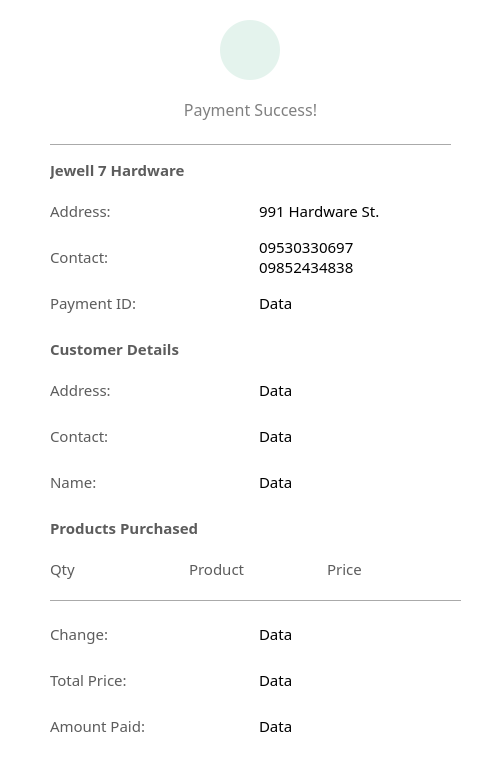
<?xml version="1.0" encoding="UTF-8"?>
<ui version="4.0">
 <class>Receipt</class>
 <widget class="QMainWindow" name="Receipt">
  <property name="geometry">
   <rect>
    <x>0</x>
    <y>0</y>
    <width>500</width>
    <height>781</height>
   </rect>
  </property>
  <property name="minimumSize">
   <size>
    <width>500</width>
    <height>700</height>
   </size>
  </property>
  <property name="maximumSize">
   <size>
    <width>500</width>
    <height>800</height>
   </size>
  </property>
  <property name="windowTitle">
   <string>RECEIPT</string>
  </property>
  <property name="styleSheet">
   <string notr="true">background-color:#f0f0f0;</string>
  </property>
  <widget class="QWidget" name="centralwidget">
   <widget class="QWidget" name="widget" native="true">
    <property name="geometry">
     <rect>
      <x>-50</x>
      <y>-10</y>
      <width>671</width>
      <height>791</height>
     </rect>
    </property>
    <property name="maximumSize">
     <size>
      <width>671</width>
      <height>16777215</height>
     </size>
    </property>
    <property name="styleSheet">
     <string notr="true">background-color:#ffffff;
</string>
    </property>
    <widget class="QLabel" name="label_3">
     <property name="geometry">
      <rect>
       <x>270</x>
       <y>30</y>
       <width>60</width>
       <height>60</height>
      </rect>
     </property>
     <property name="minimumSize">
      <size>
       <width>60</width>
       <height>60</height>
      </size>
     </property>
     <property name="maximumSize">
      <size>
       <width>60</width>
       <height>60</height>
      </size>
     </property>
     <property name="styleSheet">
      <string notr="true">background-color:#e4f3ed;
border-radius:30px;
</string>
     </property>
     <property name="text">
      <string/>
     </property>
     <property name="pixmap">
      <pixmap resource="logo.qrc">:/Icon/icons8-success-40.png</pixmap>
     </property>
     <property name="scaledContents">
      <bool>false</bool>
     </property>
     <property name="alignment">
      <set>Qt::AlignCenter</set>
     </property>
    </widget>
    <widget class="QWidget" name="layoutWidget">
     <property name="geometry">
      <rect>
       <x>100</x>
       <y>90</y>
       <width>401</width>
       <height>71</height>
      </rect>
     </property>
     <layout class="QVBoxLayout" name="verticalLayout">
      <property name="bottomMargin">
       <number>0</number>
      </property>
      <item>
       <widget class="QLabel" name="label">
        <property name="minimumSize">
         <size>
          <width>0</width>
          <height>50</height>
         </size>
        </property>
        <property name="maximumSize">
         <size>
          <width>16777215</width>
          <height>50</height>
         </size>
        </property>
        <property name="font">
         <font>
          <family>Century Gothic</family>
          <pointsize>12</pointsize>
         </font>
        </property>
        <property name="styleSheet">
         <string notr="true">color:gray;</string>
        </property>
        <property name="text">
         <string>Payment Success!</string>
        </property>
        <property name="alignment">
         <set>Qt::AlignCenter</set>
        </property>
       </widget>
      </item>
      <item>
       <widget class="Line" name="line_2">
        <property name="orientation">
         <enum>Qt::Horizontal</enum>
        </property>
       </widget>
      </item>
     </layout>
    </widget>
    <widget class="QWidget" name="layoutWidget">
     <property name="geometry">
      <rect>
       <x>100</x>
       <y>160</y>
       <width>411</width>
       <height>601</height>
      </rect>
     </property>
     <layout class="QVBoxLayout" name="verticalLayout_6">
      <item>
       <layout class="QVBoxLayout" name="verticalLayout_2">
        <item>
         <widget class="QLabel" name="label_10">
          <property name="minimumSize">
           <size>
            <width>0</width>
            <height>30</height>
           </size>
          </property>
          <property name="maximumSize">
           <size>
            <width>16777215</width>
            <height>30</height>
           </size>
          </property>
          <property name="font">
           <font>
            <family>Century Gothic</family>
            <pointsize>11</pointsize>
            <weight>75</weight>
            <bold>true</bold>
           </font>
          </property>
          <property name="styleSheet">
           <string notr="true">color:#5C5C5C;</string>
          </property>
          <property name="text">
           <string>Jewell 7 Hardware</string>
          </property>
          <property name="alignment">
           <set>Qt::AlignLeading|Qt::AlignLeft|Qt::AlignVCenter</set>
          </property>
         </widget>
        </item>
        <item>
         <layout class="QHBoxLayout" name="horizontalLayout_2">
          <item>
           <widget class="QLabel" name="label_7">
            <property name="minimumSize">
             <size>
              <width>0</width>
              <height>40</height>
             </size>
            </property>
            <property name="maximumSize">
             <size>
              <width>16777215</width>
              <height>40</height>
             </size>
            </property>
            <property name="font">
             <font>
              <family>Century Gothic</family>
              <pointsize>11</pointsize>
             </font>
            </property>
            <property name="styleSheet">
             <string notr="true">color:#5C5C5C;</string>
            </property>
            <property name="text">
             <string>Address:</string>
            </property>
            <property name="alignment">
             <set>Qt::AlignLeading|Qt::AlignLeft|Qt::AlignVCenter</set>
            </property>
           </widget>
          </item>
          <item>
           <widget class="QLabel" name="label_19">
            <property name="minimumSize">
             <size>
              <width>0</width>
              <height>40</height>
             </size>
            </property>
            <property name="maximumSize">
             <size>
              <width>16777215</width>
              <height>40</height>
             </size>
            </property>
            <property name="font">
             <font>
              <family>Century Gothic</family>
              <pointsize>11</pointsize>
             </font>
            </property>
            <property name="styleSheet">
             <string notr="true"/>
            </property>
            <property name="text">
             <string>991 Hardware St.</string>
            </property>
            <property name="alignment">
             <set>Qt::AlignLeading|Qt::AlignLeft|Qt::AlignVCenter</set>
            </property>
           </widget>
          </item>
         </layout>
        </item>
        <item>
         <layout class="QHBoxLayout" name="horizontalLayout_3">
          <item>
           <widget class="QLabel" name="label_8">
            <property name="minimumSize">
             <size>
              <width>0</width>
              <height>40</height>
             </size>
            </property>
            <property name="maximumSize">
             <size>
              <width>16777215</width>
              <height>40</height>
             </size>
            </property>
            <property name="font">
             <font>
              <family>Century Gothic</family>
              <pointsize>11</pointsize>
             </font>
            </property>
            <property name="styleSheet">
             <string notr="true">color:#5C5C5C;</string>
            </property>
            <property name="text">
             <string>Contact:</string>
            </property>
            <property name="alignment">
             <set>Qt::AlignLeading|Qt::AlignLeft|Qt::AlignVCenter</set>
            </property>
           </widget>
          </item>
          <item>
           <widget class="QLabel" name="label_20">
            <property name="minimumSize">
             <size>
              <width>0</width>
              <height>40</height>
             </size>
            </property>
            <property name="maximumSize">
             <size>
              <width>16777215</width>
              <height>40</height>
             </size>
            </property>
            <property name="font">
             <font>
              <family>Century Gothic</family>
              <pointsize>11</pointsize>
             </font>
            </property>
            <property name="styleSheet">
             <string notr="true"/>
            </property>
            <property name="text">
             <string>09530330697
09852434838</string>
            </property>
            <property name="alignment">
             <set>Qt::AlignLeading|Qt::AlignLeft|Qt::AlignVCenter</set>
            </property>
           </widget>
          </item>
         </layout>
        </item>
        <item>
         <layout class="QHBoxLayout" name="horizontalLayout_4">
          <item>
           <widget class="QLabel" name="label_9">
            <property name="minimumSize">
             <size>
              <width>0</width>
              <height>40</height>
             </size>
            </property>
            <property name="maximumSize">
             <size>
              <width>16777215</width>
              <height>40</height>
             </size>
            </property>
            <property name="font">
             <font>
              <family>Century Gothic</family>
              <pointsize>11</pointsize>
             </font>
            </property>
            <property name="styleSheet">
             <string notr="true">color:#5C5C5C;</string>
            </property>
            <property name="text">
             <string>Payment ID: </string>
            </property>
            <property name="alignment">
             <set>Qt::AlignLeading|Qt::AlignLeft|Qt::AlignVCenter</set>
            </property>
           </widget>
          </item>
          <item>
           <widget class="QLabel" name="PaymentIDData">
            <property name="minimumSize">
             <size>
              <width>0</width>
              <height>40</height>
             </size>
            </property>
            <property name="maximumSize">
             <size>
              <width>16777215</width>
              <height>40</height>
             </size>
            </property>
            <property name="font">
             <font>
              <family>Century Gothic</family>
              <pointsize>11</pointsize>
             </font>
            </property>
            <property name="styleSheet">
             <string notr="true"/>
            </property>
            <property name="text">
             <string>Data</string>
            </property>
            <property name="alignment">
             <set>Qt::AlignLeading|Qt::AlignLeft|Qt::AlignVCenter</set>
            </property>
           </widget>
          </item>
         </layout>
        </item>
       </layout>
      </item>
      <item>
       <layout class="QVBoxLayout" name="verticalLayout_3">
        <item>
         <widget class="QLabel" name="label_11">
          <property name="minimumSize">
           <size>
            <width>0</width>
            <height>30</height>
           </size>
          </property>
          <property name="maximumSize">
           <size>
            <width>16777215</width>
            <height>30</height>
           </size>
          </property>
          <property name="font">
           <font>
            <family>Century Gothic</family>
            <pointsize>11</pointsize>
            <weight>75</weight>
            <bold>true</bold>
           </font>
          </property>
          <property name="styleSheet">
           <string notr="true">color:#5C5C5C;</string>
          </property>
          <property name="text">
           <string>Customer Details</string>
          </property>
          <property name="alignment">
           <set>Qt::AlignLeading|Qt::AlignLeft|Qt::AlignVCenter</set>
          </property>
         </widget>
        </item>
        <item>
         <layout class="QHBoxLayout" name="horizontalLayout_5">
          <item>
           <widget class="QLabel" name="label_14">
            <property name="minimumSize">
             <size>
              <width>0</width>
              <height>40</height>
             </size>
            </property>
            <property name="maximumSize">
             <size>
              <width>16777215</width>
              <height>40</height>
             </size>
            </property>
            <property name="font">
             <font>
              <family>Century Gothic</family>
              <pointsize>11</pointsize>
             </font>
            </property>
            <property name="styleSheet">
             <string notr="true">color:#5C5C5C;</string>
            </property>
            <property name="text">
             <string>Address:</string>
            </property>
            <property name="alignment">
             <set>Qt::AlignLeading|Qt::AlignLeft|Qt::AlignVCenter</set>
            </property>
           </widget>
          </item>
          <item>
           <widget class="QLabel" name="AddressData">
            <property name="minimumSize">
             <size>
              <width>0</width>
              <height>40</height>
             </size>
            </property>
            <property name="maximumSize">
             <size>
              <width>16777215</width>
              <height>40</height>
             </size>
            </property>
            <property name="font">
             <font>
              <family>Century Gothic</family>
              <pointsize>11</pointsize>
             </font>
            </property>
            <property name="styleSheet">
             <string notr="true"/>
            </property>
            <property name="text">
             <string>Data</string>
            </property>
            <property name="alignment">
             <set>Qt::AlignLeading|Qt::AlignLeft|Qt::AlignVCenter</set>
            </property>
           </widget>
          </item>
         </layout>
        </item>
        <item>
         <layout class="QHBoxLayout" name="horizontalLayout_6">
          <item>
           <widget class="QLabel" name="label_13">
            <property name="minimumSize">
             <size>
              <width>0</width>
              <height>40</height>
             </size>
            </property>
            <property name="maximumSize">
             <size>
              <width>16777215</width>
              <height>40</height>
             </size>
            </property>
            <property name="font">
             <font>
              <family>Century Gothic</family>
              <pointsize>11</pointsize>
             </font>
            </property>
            <property name="styleSheet">
             <string notr="true">color:#5C5C5C;</string>
            </property>
            <property name="text">
             <string>Contact:</string>
            </property>
            <property name="alignment">
             <set>Qt::AlignLeading|Qt::AlignLeft|Qt::AlignVCenter</set>
            </property>
           </widget>
          </item>
          <item>
           <widget class="QLabel" name="ContactData">
            <property name="minimumSize">
             <size>
              <width>0</width>
              <height>40</height>
             </size>
            </property>
            <property name="maximumSize">
             <size>
              <width>16777215</width>
              <height>40</height>
             </size>
            </property>
            <property name="font">
             <font>
              <family>Century Gothic</family>
              <pointsize>11</pointsize>
             </font>
            </property>
            <property name="styleSheet">
             <string notr="true"/>
            </property>
            <property name="text">
             <string>Data</string>
            </property>
            <property name="alignment">
             <set>Qt::AlignLeading|Qt::AlignLeft|Qt::AlignVCenter</set>
            </property>
           </widget>
          </item>
         </layout>
        </item>
        <item>
         <layout class="QHBoxLayout" name="horizontalLayout_7">
          <item>
           <widget class="QLabel" name="label_12">
            <property name="minimumSize">
             <size>
              <width>0</width>
              <height>40</height>
             </size>
            </property>
            <property name="maximumSize">
             <size>
              <width>16777215</width>
              <height>40</height>
             </size>
            </property>
            <property name="font">
             <font>
              <family>Century Gothic</family>
              <pointsize>11</pointsize>
             </font>
            </property>
            <property name="styleSheet">
             <string notr="true">color:#5C5C5C;</string>
            </property>
            <property name="text">
             <string>Name:</string>
            </property>
            <property name="alignment">
             <set>Qt::AlignLeading|Qt::AlignLeft|Qt::AlignVCenter</set>
            </property>
           </widget>
          </item>
          <item>
           <widget class="QLabel" name="NameData">
            <property name="minimumSize">
             <size>
              <width>0</width>
              <height>40</height>
             </size>
            </property>
            <property name="maximumSize">
             <size>
              <width>16777215</width>
              <height>40</height>
             </size>
            </property>
            <property name="font">
             <font>
              <family>Century Gothic</family>
              <pointsize>11</pointsize>
             </font>
            </property>
            <property name="styleSheet">
             <string notr="true"/>
            </property>
            <property name="text">
             <string>Data</string>
            </property>
            <property name="alignment">
             <set>Qt::AlignLeading|Qt::AlignLeft|Qt::AlignVCenter</set>
            </property>
           </widget>
          </item>
         </layout>
        </item>
       </layout>
      </item>
      <item>
       <layout class="QVBoxLayout" name="verticalLayout_4">
        <item>
         <widget class="QLabel" name="label_15">
          <property name="minimumSize">
           <size>
            <width>0</width>
            <height>30</height>
           </size>
          </property>
          <property name="maximumSize">
           <size>
            <width>16777215</width>
            <height>30</height>
           </size>
          </property>
          <property name="font">
           <font>
            <family>Century Gothic</family>
            <pointsize>11</pointsize>
            <weight>75</weight>
            <bold>true</bold>
           </font>
          </property>
          <property name="styleSheet">
           <string notr="true">color:#5C5C5C;</string>
          </property>
          <property name="text">
           <string>Products Purchased</string>
          </property>
          <property name="alignment">
           <set>Qt::AlignLeading|Qt::AlignLeft|Qt::AlignVCenter</set>
          </property>
         </widget>
        </item>
        <item>
         <layout class="QHBoxLayout" name="ProductsLabel">
          <property name="spacing">
           <number>5</number>
          </property>
          <item>
           <widget class="QLabel" name="label_16">
            <property name="minimumSize">
             <size>
              <width>0</width>
              <height>40</height>
             </size>
            </property>
            <property name="maximumSize">
             <size>
              <width>16777201</width>
              <height>40</height>
             </size>
            </property>
            <property name="font">
             <font>
              <family>Century Gothic</family>
              <pointsize>11</pointsize>
             </font>
            </property>
            <property name="styleSheet">
             <string notr="true">color:#5C5C5C;</string>
            </property>
            <property name="text">
             <string>Qty</string>
            </property>
            <property name="alignment">
             <set>Qt::AlignLeading|Qt::AlignLeft|Qt::AlignVCenter</set>
            </property>
           </widget>
          </item>
          <item>
           <widget class="QLabel" name="label_17">
            <property name="minimumSize">
             <size>
              <width>0</width>
              <height>40</height>
             </size>
            </property>
            <property name="maximumSize">
             <size>
              <width>16777215</width>
              <height>40</height>
             </size>
            </property>
            <property name="font">
             <font>
              <family>Century Gothic</family>
              <pointsize>11</pointsize>
             </font>
            </property>
            <property name="styleSheet">
             <string notr="true">color:#5C5C5C;</string>
            </property>
            <property name="text">
             <string>Product</string>
            </property>
            <property name="alignment">
             <set>Qt::AlignLeading|Qt::AlignLeft|Qt::AlignVCenter</set>
            </property>
           </widget>
          </item>
          <item>
           <widget class="QLabel" name="label_18">
            <property name="minimumSize">
             <size>
              <width>0</width>
              <height>40</height>
             </size>
            </property>
            <property name="maximumSize">
             <size>
              <width>16777215</width>
              <height>40</height>
             </size>
            </property>
            <property name="font">
             <font>
              <family>Century Gothic</family>
              <pointsize>11</pointsize>
             </font>
            </property>
            <property name="styleSheet">
             <string notr="true">color:#5C5C5C;</string>
            </property>
            <property name="text">
             <string>Price</string>
            </property>
            <property name="alignment">
             <set>Qt::AlignLeading|Qt::AlignLeft|Qt::AlignVCenter</set>
            </property>
           </widget>
          </item>
         </layout>
        </item>
       </layout>
      </item>
      <item>
       <widget class="Line" name="line">
        <property name="orientation">
         <enum>Qt::Horizontal</enum>
        </property>
       </widget>
      </item>
      <item>
       <layout class="QVBoxLayout" name="verticalLayout_5">
        <item>
         <layout class="QHBoxLayout" name="horizontalLayout_9">
          <item>
           <widget class="QLabel" name="label_27">
            <property name="minimumSize">
             <size>
              <width>0</width>
              <height>40</height>
             </size>
            </property>
            <property name="maximumSize">
             <size>
              <width>16777215</width>
              <height>40</height>
             </size>
            </property>
            <property name="font">
             <font>
              <family>Century Gothic</family>
              <pointsize>11</pointsize>
             </font>
            </property>
            <property name="styleSheet">
             <string notr="true">color:#5C5C5C;</string>
            </property>
            <property name="text">
             <string>Change:</string>
            </property>
            <property name="alignment">
             <set>Qt::AlignLeading|Qt::AlignLeft|Qt::AlignVCenter</set>
            </property>
           </widget>
          </item>
          <item>
           <widget class="QLabel" name="ChangeData">
            <property name="minimumSize">
             <size>
              <width>0</width>
              <height>40</height>
             </size>
            </property>
            <property name="maximumSize">
             <size>
              <width>16777215</width>
              <height>40</height>
             </size>
            </property>
            <property name="font">
             <font>
              <family>Century Gothic</family>
              <pointsize>11</pointsize>
             </font>
            </property>
            <property name="styleSheet">
             <string notr="true"/>
            </property>
            <property name="text">
             <string>Data</string>
            </property>
            <property name="alignment">
             <set>Qt::AlignLeading|Qt::AlignLeft|Qt::AlignVCenter</set>
            </property>
           </widget>
          </item>
         </layout>
        </item>
        <item>
         <layout class="QHBoxLayout" name="horizontalLayout_8">
          <item>
           <widget class="QLabel" name="label_25">
            <property name="minimumSize">
             <size>
              <width>0</width>
              <height>40</height>
             </size>
            </property>
            <property name="maximumSize">
             <size>
              <width>16777215</width>
              <height>40</height>
             </size>
            </property>
            <property name="font">
             <font>
              <family>Century Gothic</family>
              <pointsize>11</pointsize>
             </font>
            </property>
            <property name="styleSheet">
             <string notr="true">color:#5C5C5C;</string>
            </property>
            <property name="text">
             <string>Total Price:</string>
            </property>
            <property name="alignment">
             <set>Qt::AlignLeading|Qt::AlignLeft|Qt::AlignVCenter</set>
            </property>
           </widget>
          </item>
          <item>
           <widget class="QLabel" name="TotalPriceData">
            <property name="minimumSize">
             <size>
              <width>0</width>
              <height>40</height>
             </size>
            </property>
            <property name="maximumSize">
             <size>
              <width>16777215</width>
              <height>40</height>
             </size>
            </property>
            <property name="font">
             <font>
              <family>Century Gothic</family>
              <pointsize>11</pointsize>
             </font>
            </property>
            <property name="styleSheet">
             <string notr="true"/>
            </property>
            <property name="text">
             <string>Data</string>
            </property>
            <property name="alignment">
             <set>Qt::AlignLeading|Qt::AlignLeft|Qt::AlignVCenter</set>
            </property>
           </widget>
          </item>
         </layout>
        </item>
        <item>
         <layout class="QHBoxLayout" name="horizontalLayout_10">
          <item>
           <widget class="QLabel" name="label_26">
            <property name="minimumSize">
             <size>
              <width>0</width>
              <height>40</height>
             </size>
            </property>
            <property name="maximumSize">
             <size>
              <width>16777215</width>
              <height>40</height>
             </size>
            </property>
            <property name="font">
             <font>
              <family>Century Gothic</family>
              <pointsize>11</pointsize>
             </font>
            </property>
            <property name="styleSheet">
             <string notr="true">color:#5C5C5C;</string>
            </property>
            <property name="text">
             <string>Amount Paid:</string>
            </property>
            <property name="alignment">
             <set>Qt::AlignLeading|Qt::AlignLeft|Qt::AlignVCenter</set>
            </property>
           </widget>
          </item>
          <item>
           <widget class="QLabel" name="AmountPaidData">
            <property name="minimumSize">
             <size>
              <width>0</width>
              <height>40</height>
             </size>
            </property>
            <property name="maximumSize">
             <size>
              <width>16777215</width>
              <height>40</height>
             </size>
            </property>
            <property name="font">
             <font>
              <family>Century Gothic</family>
              <pointsize>11</pointsize>
             </font>
            </property>
            <property name="styleSheet">
             <string notr="true"/>
            </property>
            <property name="text">
             <string>Data</string>
            </property>
            <property name="alignment">
             <set>Qt::AlignLeading|Qt::AlignLeft|Qt::AlignVCenter</set>
            </property>
           </widget>
          </item>
         </layout>
        </item>
       </layout>
      </item>
     </layout>
    </widget>
   </widget>
  </widget>
 </widget>
 <resources>
  <include location="logo.qrc"/>
 </resources>
 <connections/>
</ui>
